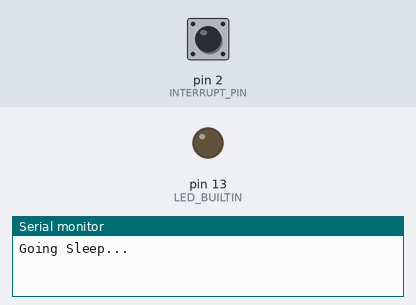
The sketch below on a simulated Arduino Uno, built with avr-gcc and run on an emulated ATmega328P. Parts: output pins drawn as LEDs (lit = HIGH), the last lines printed to the serial monitor. The inputs (shaded band) are chosen by the test bench; at power-on: pin 2 (INTERRUPT_PIN) HIGH.

Above: at 12.9 s.
13.0 s: pin 2 (INTERRUPT_PIN) pulled LOW for 0.15 s
At 18.1 s:
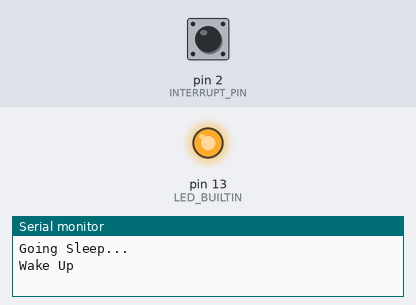
Timing chart, 0 to 24.5 s (numbered marks = the images above; inputs shaded):
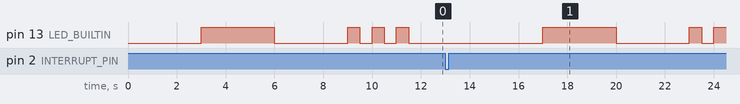

The sketch:

sleep_mode.ino
```cpp
#include <avr/sleep.h>

#define INTERRUPT_PIN 2

void setup() {
    Serial.begin(9600);
    pinMode(LED_BUILTIN, OUTPUT);
    pinMode(INTERRUPT_PIN, INPUT_PULLUP);
}

void loop() {
    digitalWrite(LED_BUILTIN, LOW);
    delay(3000);
    digitalWrite(LED_BUILTIN, HIGH);
    delay(3000);
    digitalWrite(LED_BUILTIN, LOW);
    delay(3000);

    blinkBeforeSleep();

    Serial.println("Going Sleep...");
    delay(1000);


    goSleep();
}

void goSleep() {
    sleep_enable();

    attachInterrupt(0, wakeUp, LOW);


    set_sleep_mode(SLEEP_MODE_PWR_DOWN);

    delay(1000);

    sleep_cpu();
}

void wakeUp() {
    sleep_disable();

    Serial.println("Wake Up");

    detachInterrupt(0);
}

void blinkBeforeSleep() {
    byte i = 0;
    bool ledStatus = 0;

    for(i = 0; i < 6; i++) {
        ledStatus = !ledStatus;
        digitalWrite(LED_BUILTIN, ledStatus);
        delay(500);
    }
}
```

Measured:
- after the input at 13.0 s, pin 13 (LED_BUILTIN): goes HIGH 3.0 s, LOW 3.0 s, HIGH 0.50 s, LOW 0.50 s, then HIGH, starting after 4.0 s
